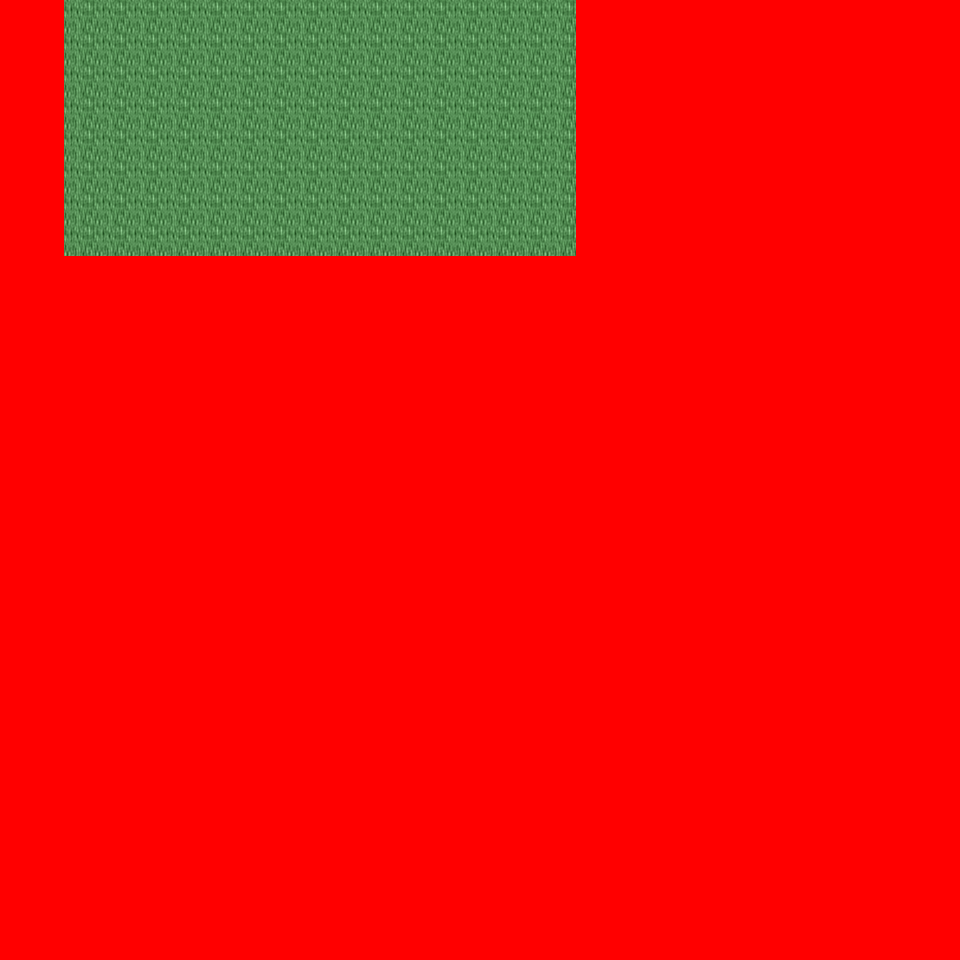

Below is a game level as drawn by its tile map, then a one-line description and the .tmx that defines it (tile-layer data replaced by summaries):
An orthogonal 30x30 tile map with 32x32 px tiles, 6 tile layers (Ground, Object, Object2, Above, ...), 43 tilesets and 1 object (mapchange).

<map version="1.0" orientation="orthogonal" renderorder="right-down" width="30" height="30" tilewidth="32" tileheight="32" nextobjectid="2">
  <tileset firstgid="1" name="tileset_logic_collision" tilewidth="32" tileheight="32" tilecount="1" columns="1">
    <image source="../drawable/tileset_logic_collision.png" width="32" height="32" />
  </tileset>
  <tileset firstgid="2" name="tileset_ground_ridge_earth_pale" tilewidth="32" tileheight="32" tilecount="96" columns="12">
    <image source="../drawable/tileset_ground_ridge_earth_pale.png" width="384" height="256" />
  </tileset>
  <tileset firstgid="98" name="tileset_ground_ridge_earth_dark" tilewidth="32" tileheight="32" tilecount="96" columns="12">
    <image source="../drawable/tileset_ground_ridge_earth_dark.png" width="384" height="256" />
  </tileset>
  <tileset firstgid="194" name="tileset_ground_ground" tilewidth="32" tileheight="32" tilecount="33" columns="3">
    <image source="../drawable/tileset_ground_ground.png" width="96" height="352" />
  </tileset>
  <tileset firstgid="227" name="tileset_building_castle" tilewidth="32" tileheight="32" tilecount="320" columns="20">
    <image source="../drawable/tileset_building_castle.png" width="640" height="512" />
  </tileset>
  <tileset firstgid="547" name="tileset_item_pot_barrels_1" tilewidth="32" tileheight="32" tilecount="8" columns="4">
    <image source="../drawable/tileset_item_pot_barrels_1.png" width="128" height="64" />
  </tileset>
  <tileset firstgid="555" name="tileset_item_weapon_cannon" tilewidth="32" tileheight="32" tilecount="12" columns="3">
    <image source="../drawable/tileset_item_weapon_cannon.png" width="96" height="128" />
  </tileset>
  <tileset firstgid="567" name="tileset_building_door_closed" tilewidth="32" tileheight="32" tilecount="1" columns="1">
    <image source="../drawable/tileset_building_door_closed.png" width="32" height="32" />
  </tileset>
  <tileset firstgid="568" name="tileset_building_door_door" tilewidth="32" tileheight="32" tilecount="6" columns="3">
    <image source="../drawable/tileset_building_door_door.png" width="96" height="64" />
  </tileset>
  <tileset firstgid="574" name="tileset_building_window_window_centered" tilewidth="32" tileheight="32" tilecount="1" columns="1">
    <image source="../drawable/tileset_building_window_window_centered.png" width="32" height="32" />
  </tileset>
  <tileset firstgid="575" name="tileset_building_decoration_chimney_big" tilewidth="32" tileheight="32" tilecount="2" columns="1">
    <image source="../drawable/tileset_building_decoration_chimney_big.png" width="32" height="64" />
  </tileset>
  <tileset firstgid="577" name="tileset_building_stairs_stairs_grey" tilewidth="32" tileheight="32" tilecount="6" columns="3">
    <image source="../drawable/tileset_building_stairs_stairs_grey.png" width="96" height="64" />
  </tileset>
  <tileset firstgid="583" name="tileset_building_witch_hut" tilewidth="32" tileheight="32" tilecount="80" columns="5">
    <image source="../drawable/tileset_building_witch_hut.png" width="160" height="512" />
  </tileset>
  <tileset firstgid="663" name="tileset_ground_grass_edges" tilewidth="32" tileheight="32" tilecount="36" columns="12">
    <image source="../drawable/tileset_ground_grass_edges.png" width="384" height="96" />
  </tileset>
  <tileset firstgid="699" name="tileset_ground_grass_corners" tilewidth="32" tileheight="32" tilecount="24" columns="6">
    <image source="../drawable/tileset_ground_grass_corners.png" width="192" height="128" />
  </tileset>
  <tileset firstgid="723" name="tileset_plant_tree_fall_trees" tilewidth="32" tileheight="32" tilecount="40" columns="8">
    <image source="../drawable/tileset_plant_tree_fall_trees.png" width="256" height="160" />
  </tileset>
  <tileset firstgid="763" name="tileset_plant_stump_stump_pale_purple" tilewidth="32" tileheight="32" tilecount="4" columns="2">
    <image source="../drawable/tileset_plant_stump_stump_pale_purple.png" width="64" height="64" />
  </tileset>
  <tileset firstgid="767" name="tileset_plant_stump_small_stump" tilewidth="32" tileheight="32" tilecount="4" columns="2">
    <image source="../drawable/tileset_plant_stump_small_stump.png" width="64" height="64" />
  </tileset>
  <tileset firstgid="771" name="tileset_furniture_light_small_lamp" tilewidth="32" tileheight="32" tilecount="4" columns="4">
    <image source="../drawable/tileset_furniture_light_small_lamp.png" width="128" height="32" />
  </tileset>
  <tileset firstgid="775" name="tileset_item_pot_barrel" tilewidth="32" tileheight="32" tilecount="2" columns="1">
    <image source="../drawable/tileset_item_pot_barrel.png" width="32" height="64" />
  </tileset>
  <tileset firstgid="777" name="tileset_plant_tree_locust_tree" tilewidth="32" tileheight="32" tilecount="20" columns="4">
    <image source="../drawable/tileset_plant_tree_locust_tree.png" width="128" height="160" />
  </tileset>
  <tileset firstgid="797" name="tileset_plant_leaves" tilewidth="32" tileheight="32" tilecount="8" columns="4">
    <image source="../drawable/tileset_plant_leaves.png" width="128" height="64" />
  </tileset>
  <tileset firstgid="805" name="tileset_plant_flower_daisy_blue" tilewidth="32" tileheight="32" tilecount="8" columns="2">
    <image source="../drawable/tileset_plant_flower_daisy_blue.png" width="64" height="128" />
  </tileset>
  <tileset firstgid="813" name="tileset_plant_flower_daisy_yellow" tilewidth="32" tileheight="32" tilecount="8" columns="2">
    <image source="../drawable/tileset_plant_flower_daisy_yellow.png" width="64" height="128" />
  </tileset>
  <tileset firstgid="821" name="tileset_plant_flower_small_flower_bed_2" tilewidth="32" tileheight="32" tilecount="12" columns="3">
    <image source="../drawable/tileset_plant_flower_small_flower_bed_2.png" width="96" height="128" />
  </tileset>
  <tileset firstgid="833" name="tileset_plant_flower_small_flower_bed" tilewidth="32" tileheight="32" tilecount="12" columns="3">
    <image source="../drawable/tileset_plant_flower_small_flower_bed.png" width="96" height="128" />
  </tileset>
  <tileset firstgid="845" name="tileset_plant_flower_flower_bed_1" tilewidth="32" tileheight="32" tilecount="35" columns="7">
    <image source="../drawable/tileset_plant_flower_flower_bed_1.png" width="224" height="160" />
  </tileset>
  <tileset firstgid="880" name="tileset_plant_flower_hothouse_flowers" tilewidth="32" tileheight="32" tilecount="72" columns="6">
    <image source="../drawable/tileset_plant_flower_hothouse_flowers.png" width="192" height="384" />
  </tileset>
  <tileset firstgid="952" name="tileset_furniture_light_lamp_blue" tilewidth="32" tileheight="32" tilecount="3" columns="1">
    <image source="../drawable/tileset_furniture_light_lamp_blue.png" width="32" height="96" />
  </tileset>
  <tileset firstgid="955" name="tileset_building_decoration_chimney" tilewidth="32" tileheight="32" tilecount="2" columns="1">
    <image source="../drawable/tileset_building_decoration_chimney.png" width="32" height="64" />
  </tileset>
  <tileset firstgid="957" name="tileset_building_decoration_cauldron_sign" tilewidth="32" tileheight="32" tilecount="1" columns="1">
    <image source="../drawable/tileset_building_decoration_cauldron_sign.png" width="32" height="32" />
  </tileset>
  <tileset firstgid="958" name="tileset_building_decoration_magician_banner" tilewidth="32" tileheight="32" tilecount="3" columns="3">
    <image source="../drawable/tileset_building_decoration_magician_banner.png" width="96" height="32" />
  </tileset>
  <tileset firstgid="961" name="tileset_ground_ground_3" tilewidth="32" tileheight="32" tilecount="5" columns="5">
    <image source="../drawable/tileset_ground_ground_3.png" width="160" height="32" />
  </tileset>
  <tileset firstgid="966" name="tileset_building_cottage" tilewidth="32" tileheight="32" tilecount="256" columns="16">
    <image source="../drawable/tileset_building_cottage.png" width="512" height="512" />
  </tileset>
  <tileset firstgid="1222" name="tileset_building_roof_thatched_roof" tilewidth="32" tileheight="32" tilecount="256" columns="16">
    <image source="../drawable/tileset_building_roof_thatched_roof.png" width="512" height="512" />
  </tileset>
  <tileset firstgid="1478" name="tileset_building_door_doors" tilewidth="32" tileheight="32" tilecount="256" columns="16">
    <image source="../drawable/tileset_building_door_doors.png" width="512" height="512" />
  </tileset>
  <tileset firstgid="1734" name="tileset_building_window_windows" tilewidth="32" tileheight="32" tilecount="256" columns="16">
    <image source="../drawable/tileset_building_window_windows.png" width="512" height="512" />
  </tileset>
  <tileset firstgid="1990" name="tileset_plant_bush_leafy" tilewidth="32" tileheight="32" tilecount="48" columns="8">
    <image source="../drawable/tileset_plant_bush_leafy.png" width="256" height="192" />
  </tileset>
  <tileset firstgid="2038" name="tileset_plant_bush_flowering" tilewidth="32" tileheight="32" tilecount="72" columns="8">
    <image source="../drawable/tileset_plant_bush_flowering.png" width="256" height="288" />
  </tileset>
  <tileset firstgid="2110" name="tileset_object_stone_well" tilewidth="32" tileheight="32" tilecount="6" columns="2">
    <image source="../drawable/tileset_object_stone_well.png" width="64" height="96" />
  </tileset>
  <tileset firstgid="2116" name="tileset_item_pot_cauldron" tilewidth="32" tileheight="32" tilecount="48" columns="8">
    <image source="../drawable/tileset_item_pot_cauldron.png" width="256" height="192" />
  </tileset>
  <tileset firstgid="2164" name="tileset_item_campfires" tilewidth="32" tileheight="32" tilecount="2" columns="2">
    <image source="../drawable/tileset_item_campfires.png" width="64" height="32" />
  </tileset>
  <tileset firstgid="2166" name="tileset_item_firewood" tilewidth="32" tileheight="32" tilecount="12" columns="3">
    <image source="../drawable/tileset_item_firewood.png" width="96" height="128" />
  </tileset>
  <layer name="Ground" width="30" height="30">
    <data>[900 cells, 240 non-empty, 5 distinct tile ids]</data>
  </layer>
  <layer name="Object" width="30" height="30">
    <data>[900 cells, 36 non-empty, 10 distinct tile ids]</data>
  </layer>
  <layer name="Object2" width="30" height="30">
    <data>[900 cells, 5 non-empty, 5 distinct tile ids]</data>
  </layer>
  <layer name="Above" width="30" height="30">
    <data>[900 cells, 0 non-empty, 0 distinct tile ids]</data>
  </layer>
  <layer name="Above2" width="30" height="30">
    <data>[900 cells, 0 non-empty, 0 distinct tile ids]</data>
  </layer>
  <layer name="Walkable" width="30" height="30">
    <data>[900 cells, 772 non-empty, 1 distinct tile ids]</data>
  </layer>
  <objectgroup name="MapEvents">
    <object id="1" name="north" type="mapchange" x="64" y="0" width="512" height="32">
      <properties>
        <property name="map" value="0_ados_mountain_n2_w2_x2_y3" />
        <property name="place" value="south" />
      </properties>
    </object>
  </objectgroup>
</map>
